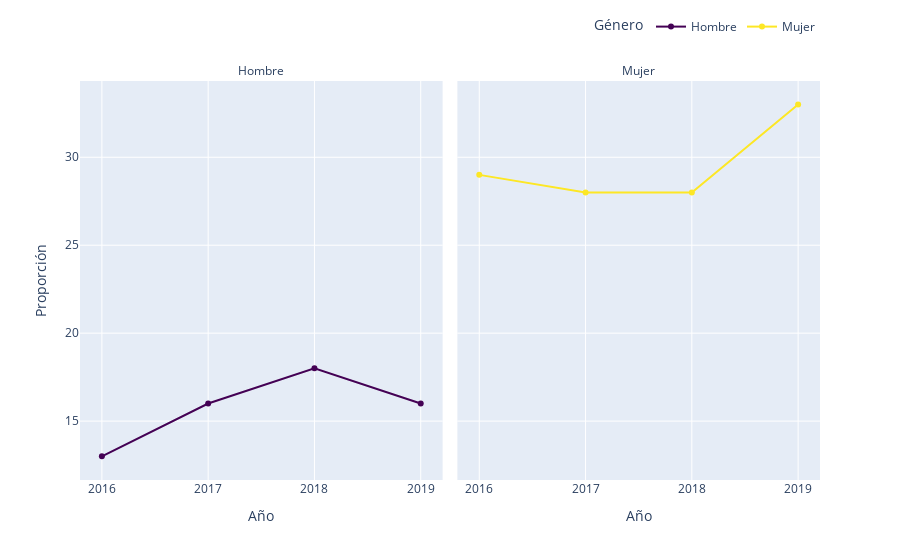

Write notebook code for a chart like this one.
### Code cell
gf_sexo_ola=grafo_var('m0_sexo_fac','Género')
gf_sexo_ola

### Figure 1 — Plotly figure (JSON) as saved in the notebook; plotly's stock layout.template omitted (floating-point values rounded to 4 significant figures)
{"data": [{"hovertemplate": "Género=Hombre<br>Año=%{x}<br>Proporción=%{y}<extra></extra>", "legendgroup": "Hombre", "line": {"color": "#440154", "dash": "solid"}, "marker": {"symbol": "circle"}, "mode": "lines+markers", "name": "Hombre", "orientation": "v", "showlegend": true, "type": "scatter", "x": ["2016", "2017", "2018", "2019"], "xaxis": "x", "y": [13, 16, 18, 16], "yaxis": "y"}, {"hovertemplate": "Género=Mujer<br>Año=%{x}<br>Proporción=%{y}<extra></extra>", "legendgroup": "Mujer", "line": {"color": "#fde725", "dash": "solid"}, "marker": {"symbol": "circle"}, "mode": "lines+markers", "name": "Mujer", "orientation": "v", "showlegend": true, "type": "scatter", "x": ["2016", "2017", "2018", "2019"], "xaxis": "x2", "y": [29.0, 28.0, 28.0, 33], "yaxis": "y2"}], "layout": {"annotations": [{"font": {}, "showarrow": false, "text": "Hombre", "x": 0.245, "xanchor": "center", "xref": "paper", "y": 1, "yanchor": "bottom", "yref": "paper"}, {"font": {}, "showarrow": false, "text": "Mujer", "x": 0.755, "xanchor": "center", "xref": "paper", "y": 1, "yanchor": "bottom", "yref": "paper"}], "autosize": true, "legend": {"orientation": "h", "title": {"text": "Género"}, "tracegroupgap": 0, "x": 1, "xanchor": "right", "y": 1.1, "yanchor": "bottom"}, "margin": {"t": 60}, "xaxis": {"anchor": "y", "autorange": true, "domain": [0, 0.49], "range": [-0.198, 3.198], "title": {"text": "Año"}, "type": "category"}, "xaxis2": {"anchor": "y2", "autorange": true, "domain": [0.51, 1], "matches": "x", "range": [-0.198, 3.198], "title": {"text": "Año"}, "type": "category"}, "yaxis": {"anchor": "x", "autorange": true, "domain": [0, 1], "range": [11.45, 34.55], "title": {"text": "Proporción"}, "type": "linear"}, "yaxis2": {"anchor": "x2", "autorange": true, "domain": [0, 1], "matches": "y", "range": [11.45, 34.55], "showticklabels": false, "type": "linear"}}}
